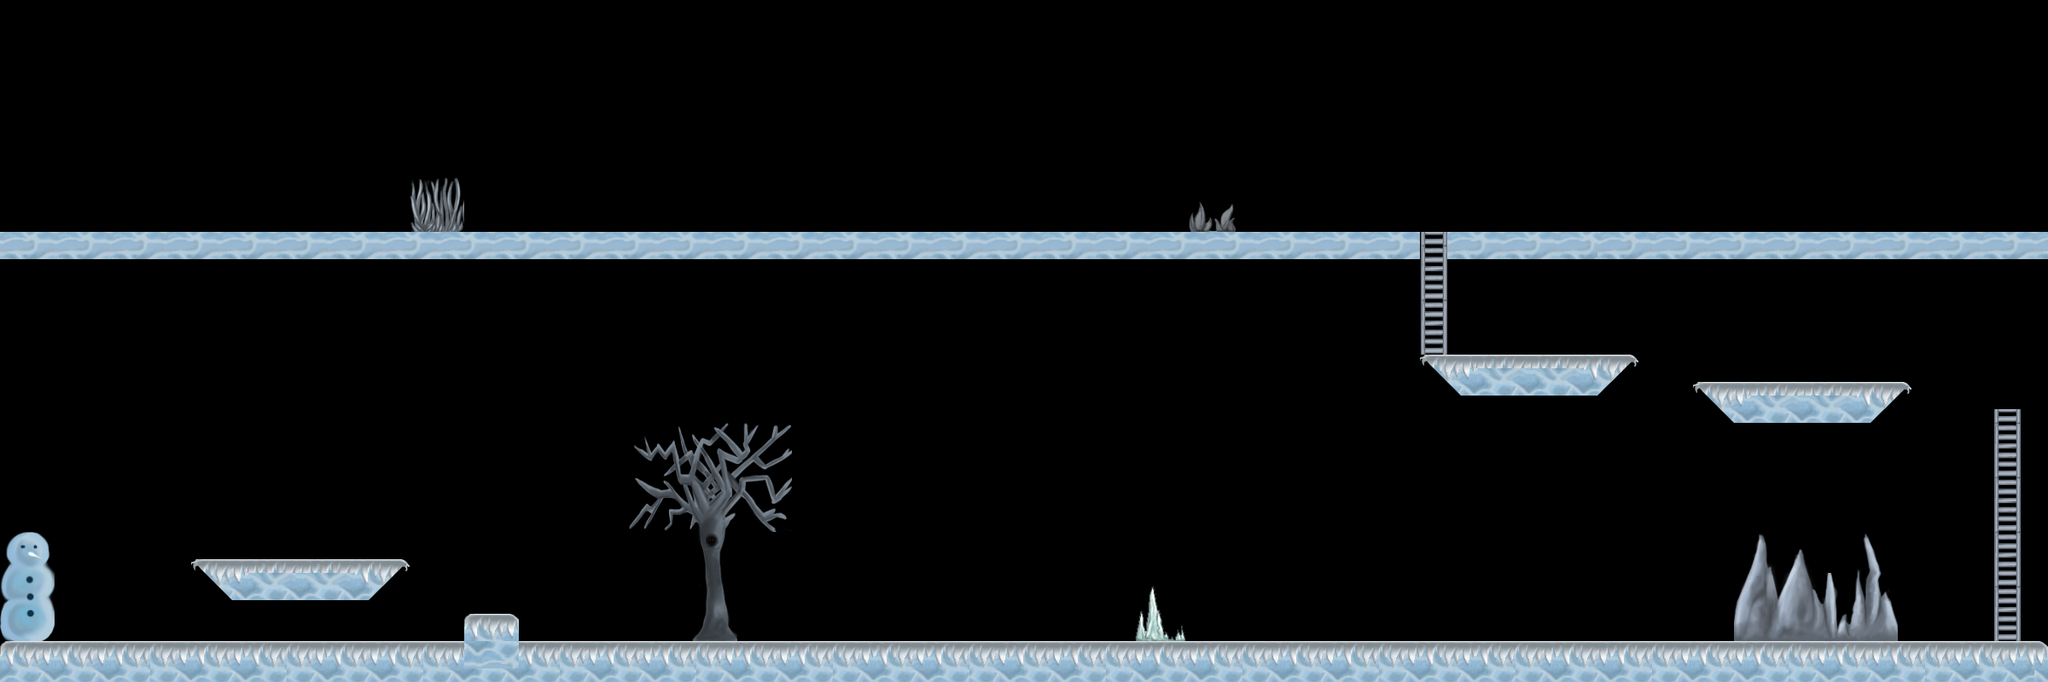

This is a level from a 2D game, rendered from its Tiled map with the project's own tilesets. A one-line summary and the map file follow, with tile-layer data summarised:
An orthogonal 150x50 tile map with 16x16 px tiles, 1 tile layer (Tile Layer 1).

<map version="1.0" tiledversion="1.1.4" orientation="orthogonal" renderorder="right-down" width="150" height="50" tilewidth="16" tileheight="16" infinite="0" nextobjectid="14">
 <tileset firstgid="1" source="SnowStage.tsx" />
 <layer name="Tile Layer 1" width="150" height="50">
  <data>[7500 cells, 1204 non-empty, 386 distinct tile ids]</data>
 </layer>
</map>
